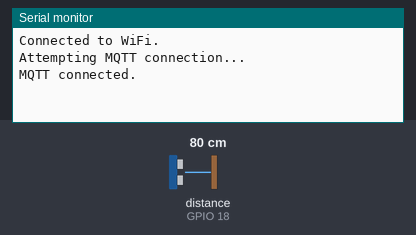
Recording of a sketch running on a simulated ESP32. On the bench: the last lines printed to the serial monitor. The inputs (shaded band) are chosen by the test bench; at power-on: distance to the obstacle (sensor on GPIO 18) 80 cm. The echo pulse lasts 58.3 µs per cm; WiFi joins after 1.5 s; servers stay silent unless stated; random numbers use the default seed unless the sketch sets one; no MQTT or app messages arrive unless stated.

Above: at 2.7 s.
2.8 s: distance to the obstacle (sensor on GPIO 18) set to 2 cm
At 11.1 s:
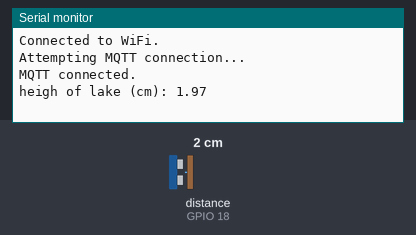
16.6 s: distance to the obstacle (sensor on GPIO 18) set to 4 cm
At 21.2 s:
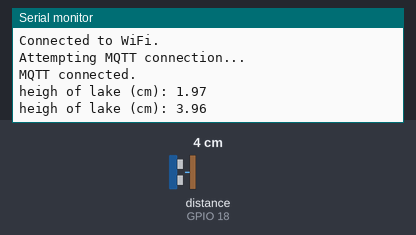

The sketch:

V1_Ws1.ino
```cpp
#include <WiFi.h>
#include <PubSubClient.h>


const int trigPin=5;
const int echoPin=18;
const char* ssid = "P813";     // Your WiFi SSID
const char* password = "dddddddd"; // Your WiFi Password
const char* mqtt_server = "test.mosquitto.org";  // MQTT broker server //broker.hivemq.com

WiFiClient espClient;
PubSubClient clientmqtt(espClient);
unsigned long lastMsg = 0;

#define SOUND_SPEED 0.034
long duration;
float distanceCm;
float h_of_lake;
void setup_wifi() {
  delay(10);
  WiFi.mode(WIFI_STA);
  WiFi.begin(ssid, password);

  while (WiFi.status() != WL_CONNECTED) {
    delay(500);
  }
  Serial.println("");
  Serial.println("Connected to WiFi.");
}

void reconnect() {
  while (!clientmqtt.connected()) {
    Serial.println("Attempting MQTT connection...");
    String clientId = "ESP32Client-";
    clientId += String(random(0xffff), HEX);  // Create a unique client ID
    if (clientmqtt.connect(clientId.c_str())) {
      Serial.println("MQTT connected.");
      clientmqtt.publish("topic/Publish", "Welcome");  // Send a welcome message to the topic
    } else {
      Serial.print("Failed, rc=");
      Serial.print(clientmqtt.state());
      Serial.println(" trying again in 5 seconds");
      delay(5000);  // Retry after 5 seconds if connection fails
    }
  }
}


void setup() {

  Serial.begin(115200);
  setup_wifi();  // Connect to WiFi
  clientmqtt.setServer(mqtt_server, 1883);  // Set the MQTT server and port
  pinMode(trigPin,OUTPUT);
  pinMode(echoPin,INPUT);
}

void loop() {
  if (!clientmqtt.connected()) {
    reconnect();
  }
  clientmqtt.loop();  // Keep the MQTT connection alive

  unsigned long now = millis();
  if (now - lastMsg > 10000) {  // Publish every 2 seconds
    lastMsg = now;

  digitalWrite(trigPin, LOW);
  delayMicroseconds(2);

  // Sets the trigPin on HIGH state for 10 microseconds
  digitalWrite(trigPin, HIGH);
  delayMicroseconds(10);
  digitalWrite(trigPin, LOW);

  // Reads the echoPin, returns the sound wave travel time in microseconds
  duration = pulseIn(echoPin, HIGH, 23500);  // Timeout to avoid lockups

  // Nếu duration là 0, nghĩa là không nhận được tín hiệu Echo
  if (duration > 0) {
    // Calculate the distance in cm
    distanceCm = duration * SOUND_SPEED / 2;

    h_of_lake=50-distanceCm;

    // Print the water level to the Serial Monitor
    Serial.print("heigh of lake (cm): ");
    Serial.println(distanceCm);

  } else {
    Serial.println("No echo detected!");
  }


    String data = String(h_of_lake);
    clientmqtt.publish("topic/sen2", data.c_str());
  }
}
```

Measured:
- after the input at 2.8 s, the serial monitor: prints a new line after 7.2 s (image 1)
- after the input at 16.6 s, the serial monitor: prints a new line after 3.4 s (image 2)
